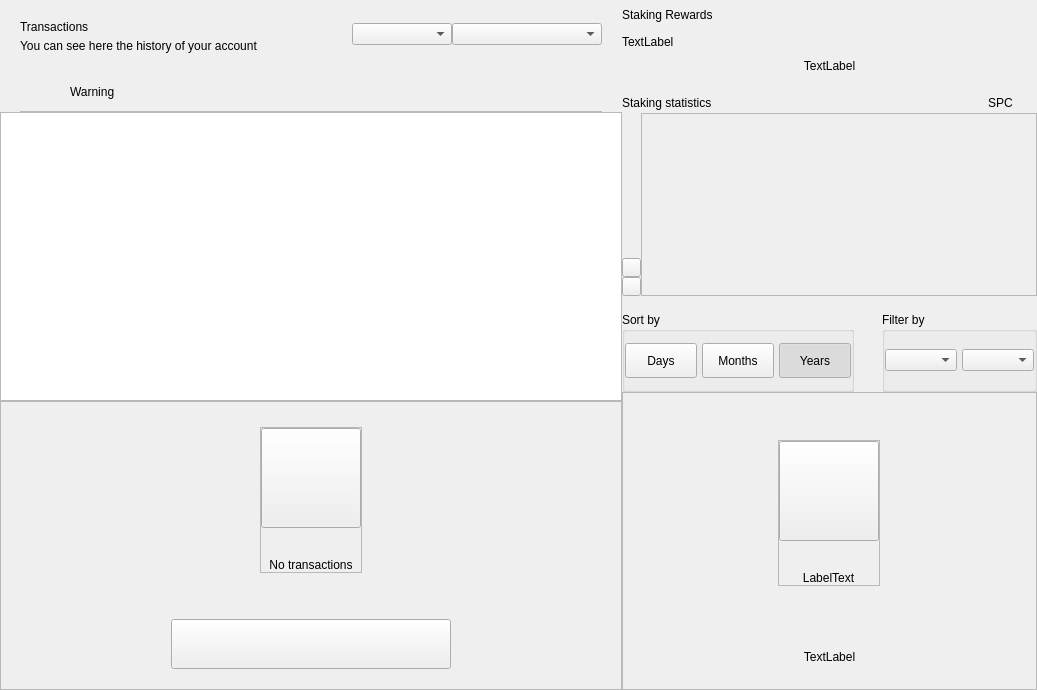
<?xml version="1.0" encoding="UTF-8"?>
<ui version="4.0">
 <class>DashboardWidget</class>
 <widget class="QWidget" name="DashboardWidget">
  <property name="geometry">
   <rect>
    <x>0</x>
    <y>0</y>
    <width>1037</width>
    <height>690</height>
   </rect>
  </property>
  <property name="windowTitle">
   <string>Form</string>
  </property>
  <layout class="QHBoxLayout" name="horizontalLayout_2" stretch="3,2">
   <property name="spacing">
    <number>0</number>
   </property>
   <property name="leftMargin">
    <number>0</number>
   </property>
   <property name="topMargin">
    <number>0</number>
   </property>
   <property name="rightMargin">
    <number>0</number>
   </property>
   <property name="bottomMargin">
    <number>0</number>
   </property>
   <item>
    <widget class="QWidget" name="left" native="true">
     <layout class="QVBoxLayout" name="left_2">
      <property name="spacing">
       <number>0</number>
      </property>
      <property name="leftMargin">
       <number>0</number>
      </property>
      <property name="topMargin">
       <number>0</number>
      </property>
      <property name="rightMargin">
       <number>0</number>
      </property>
      <property name="bottomMargin">
       <number>0</number>
      </property>
      <item>
       <layout class="QVBoxLayout" name="verticalLayout22">
        <property name="spacing">
         <number>0</number>
        </property>
        <property name="leftMargin">
         <number>20</number>
        </property>
        <property name="topMargin">
         <number>15</number>
        </property>
        <property name="rightMargin">
         <number>20</number>
        </property>
        <item>
         <widget class="QFrame" name="left_top_container">
          <layout class="QHBoxLayout" name="horizontalLayout">
           <property name="spacing">
            <number>0</number>
           </property>
           <property name="leftMargin">
            <number>0</number>
           </property>
           <property name="topMargin">
            <number>0</number>
           </property>
           <property name="rightMargin">
            <number>0</number>
           </property>
           <property name="bottomMargin">
            <number>0</number>
           </property>
           <item>
            <layout class="QVBoxLayout" name="verticalLayout_5">
             <property name="spacing">
              <number>5</number>
             </property>
             <property name="topMargin">
              <number>5</number>
             </property>
             <item>
              <widget class="QLabel" name="labelTitle">
               <property name="text">
                <string>Transactions</string>
               </property>
              </widget>
             </item>
             <item>
              <widget class="QLabel" name="labelSubtitle">
               <property name="text">
                <string>You can see here the history of your account</string>
               </property>
               <property name="alignment">
                <set>Qt::AlignLeading|Qt::AlignLeft|Qt::AlignVCenter</set>
               </property>
              </widget>
             </item>
            </layout>
           </item>
           <item>
            <spacer name="horizontalSpacer">
             <property name="orientation">
              <enum>Qt::Horizontal</enum>
             </property>
             <property name="sizeHint" stdset="0">
              <size>
               <width>40</width>
               <height>20</height>
              </size>
             </property>
            </spacer>
           </item>
           <item>
            <widget class="QComboBox" name="comboBoxSortType">
             <property name="minimumSize">
              <size>
               <width>100</width>
               <height>0</height>
              </size>
             </property>
            </widget>
           </item>
           <item>
            <widget class="QComboBox" name="comboBoxSort">
             <property name="minimumSize">
              <size>
               <width>150</width>
               <height>0</height>
              </size>
             </property>
            </widget>
           </item>
          </layout>
         </widget>
        </item>
       </layout>
      </item>
      <item>
       <spacer name="verticalSpacer">
        <property name="orientation">
         <enum>Qt::Vertical</enum>
        </property>
        <property name="sizeType">
         <enum>QSizePolicy::Fixed</enum>
        </property>
        <property name="sizeHint" stdset="0">
         <size>
          <width>20</width>
          <height>20</height>
         </size>
        </property>
       </spacer>
      </item>
      <item>
       <widget class="QWidget" name="layoutWarning" native="true">
        <layout class="QVBoxLayout" name="verticalLayout_3">
         <property name="spacing">
          <number>0</number>
         </property>
         <property name="leftMargin">
          <number>0</number>
         </property>
         <property name="topMargin">
          <number>0</number>
         </property>
         <property name="rightMargin">
          <number>0</number>
         </property>
         <property name="bottomMargin">
          <number>0</number>
         </property>
         <item>
          <widget class="QWidget" name="containerWarning" native="true">
           <layout class="QVBoxLayout" name="verticalLayout_21">
            <property name="spacing">
             <number>9</number>
            </property>
            <property name="leftMargin">
             <number>20</number>
            </property>
            <property name="topMargin">
             <number>9</number>
            </property>
            <property name="rightMargin">
             <number>20</number>
            </property>
            <property name="bottomMargin">
             <number>0</number>
            </property>
            <item>
             <widget class="QFrame" name="frameWarning">
              <property name="styleSheet">
               <string notr="true">border:none;</string>
              </property>
              <property name="frameShape">
               <enum>QFrame::StyledPanel</enum>
              </property>
              <property name="frameShadow">
               <enum>QFrame::Raised</enum>
              </property>
              <layout class="QHBoxLayout" name="horizontalLayout11" stretch="0,0,2">
               <property name="leftMargin">
                <number>0</number>
               </property>
               <property name="topMargin">
                <number>0</number>
               </property>
               <property name="rightMargin">
                <number>0</number>
               </property>
               <property name="bottomMargin">
                <number>0</number>
               </property>
               <item alignment="Qt::AlignVCenter">
                <widget class="QPushButton" name="imgWarning">
                 <property name="styleSheet">
                  <string notr="true">border:none;</string>
                 </property>
                 <property name="text">
                  <string/>
                 </property>
                 <property name="iconSize">
                  <size>
                   <width>24</width>
                   <height>24</height>
                  </size>
                 </property>
                </widget>
               </item>
               <item>
                <spacer name="horizontalSpacer_3">
                 <property name="orientation">
                  <enum>Qt::Horizontal</enum>
                 </property>
                 <property name="sizeType">
                  <enum>QSizePolicy::Fixed</enum>
                 </property>
                 <property name="sizeHint" stdset="0">
                  <size>
                   <width>12</width>
                   <height>20</height>
                  </size>
                 </property>
                </spacer>
               </item>
               <item alignment="Qt::AlignVCenter">
                <widget class="QLabel" name="lblWarning">
                 <property name="styleSheet">
                  <string notr="true"/>
                 </property>
                 <property name="text">
                  <string>Warning</string>
                 </property>
                 <property name="alignment">
                  <set>Qt::AlignBottom|Qt::AlignLeading|Qt::AlignLeft</set>
                 </property>
                </widget>
               </item>
              </layout>
             </widget>
            </item>
            <item>
             <widget class="QLabel" name="lblDivisory">
              <property name="minimumSize">
               <size>
                <width>0</width>
                <height>1</height>
               </size>
              </property>
              <property name="maximumSize">
               <size>
                <width>16777215</width>
                <height>1</height>
               </size>
              </property>
              <property name="styleSheet">
               <string notr="true">background-color:#bababa;</string>
              </property>
              <property name="text">
               <string/>
              </property>
              <property name="alignment">
               <set>Qt::AlignBottom|Qt::AlignLeading|Qt::AlignLeft</set>
              </property>
             </widget>
            </item>
           </layout>
          </widget>
         </item>
        </layout>
       </widget>
      </item>
      <item>
       <widget class="QListView" name="listTransactions">
        <property name="mouseTracking">
         <bool>true</bool>
        </property>
        <property name="selectionBehavior">
         <enum>QAbstractItemView::SelectItems</enum>
        </property>
        <property name="verticalScrollMode">
         <enum>QAbstractItemView::ScrollPerItem</enum>
        </property>
       </widget>
      </item>
      <item>
       <widget class="QFrame" name="emptyContainer">
        <property name="minimumSize">
         <size>
          <width>0</width>
          <height>100</height>
         </size>
        </property>
        <property name="frameShape">
         <enum>QFrame::StyledPanel</enum>
        </property>
        <property name="frameShadow">
         <enum>QFrame::Raised</enum>
        </property>
        <layout class="QVBoxLayout" name="verticalLayout_7" stretch="1,8,0,0">
         <property name="spacing">
          <number>0</number>
         </property>
         <property name="leftMargin">
          <number>0</number>
         </property>
         <property name="topMargin">
          <number>0</number>
         </property>
         <property name="rightMargin">
          <number>0</number>
         </property>
         <property name="bottomMargin">
          <number>20</number>
         </property>
         <item>
          <spacer name="verticalSpacer12">
           <property name="orientation">
            <enum>Qt::Vertical</enum>
           </property>
           <property name="sizeHint" stdset="0">
            <size>
             <width>20</width>
             <height>20</height>
            </size>
           </property>
          </spacer>
         </item>
         <item alignment="Qt::AlignHCenter|Qt::AlignVCenter">
          <widget class="QFrame" name="emptyScreen">
           <property name="sizePolicy">
            <sizepolicy hsizetype="Expanding" vsizetype="Expanding">
             <horstretch>0</horstretch>
             <verstretch>0</verstretch>
            </sizepolicy>
           </property>
           <property name="frameShape">
            <enum>QFrame::StyledPanel</enum>
           </property>
           <property name="frameShadow">
            <enum>QFrame::Raised</enum>
           </property>
           <layout class="QVBoxLayout" name="verticalLayout12">
            <property name="spacing">
             <number>30</number>
            </property>
            <property name="leftMargin">
             <number>0</number>
            </property>
            <property name="topMargin">
             <number>0</number>
            </property>
            <property name="rightMargin">
             <number>0</number>
            </property>
            <property name="bottomMargin">
             <number>0</number>
            </property>
            <item alignment="Qt::AlignHCenter|Qt::AlignVCenter">
             <widget class="QPushButton" name="pushImgEmpty">
              <property name="minimumSize">
               <size>
                <width>100</width>
                <height>100</height>
               </size>
              </property>
              <property name="maximumSize">
               <size>
                <width>100</width>
                <height>100</height>
               </size>
              </property>
              <property name="focusPolicy">
               <enum>Qt::NoFocus</enum>
              </property>
              <property name="text">
               <string/>
              </property>
              <property name="iconSize">
               <size>
                <width>100</width>
                <height>100</height>
               </size>
              </property>
             </widget>
            </item>
            <item alignment="Qt::AlignHCenter|Qt::AlignVCenter">
             <widget class="QLabel" name="labelEmpty">
              <property name="styleSheet">
               <string notr="true"/>
              </property>
              <property name="text">
               <string>No transactions</string>
              </property>
              <property name="alignment">
               <set>Qt::AlignCenter</set>
              </property>
             </widget>
            </item>
           </layout>
          </widget>
         </item>
         <item>
          <spacer name="verticalSpacer_21">
           <property name="orientation">
            <enum>Qt::Vertical</enum>
           </property>
           <property name="sizeHint" stdset="0">
            <size>
             <width>20</width>
             <height>40</height>
            </size>
           </property>
          </spacer>
         </item>
         <item alignment="Qt::AlignHCenter">
          <widget class="QPushButton" name="btnHowTo">
           <property name="minimumSize">
            <size>
             <width>280</width>
             <height>50</height>
            </size>
           </property>
           <property name="focusPolicy">
            <enum>Qt::NoFocus</enum>
           </property>
           <property name="text">
            <string/>
           </property>
          </widget>
         </item>
        </layout>
       </widget>
      </item>
     </layout>
    </widget>
   </item>
   <item>
    <widget class="QWidget" name="right" native="true">
     <property name="minimumSize">
      <size>
       <width>200</width>
       <height>0</height>
      </size>
     </property>
     <layout class="QVBoxLayout" name="verticalLayout_31">
      <property name="spacing">
       <number>0</number>
      </property>
      <property name="leftMargin">
       <number>0</number>
      </property>
      <property name="topMargin">
       <number>0</number>
      </property>
      <property name="rightMargin">
       <number>0</number>
      </property>
      <property name="bottomMargin">
       <number>0</number>
      </property>
      <item>
       <layout class="QVBoxLayout" name="verticalLayout_2" stretch="0,0,0,0,0,0,0">
        <property name="spacing">
         <number>0</number>
        </property>
        <item>
         <layout class="QHBoxLayout" name="horizontalLayout_3">
          <property name="spacing">
           <number>0</number>
          </property>
          <item>
           <layout class="QVBoxLayout" name="verticalLayout_6">
            <property name="spacing">
             <number>5</number>
            </property>
            <item>
             <widget class="QLabel" name="labelTitle2">
              <property name="minimumSize">
               <size>
                <width>0</width>
                <height>30</height>
               </size>
              </property>
              <property name="text">
               <string>Staking Rewards</string>
              </property>
             </widget>
            </item>
            <item>
             <widget class="QLabel" name="labelMessage">
              <property name="text">
               <string>TextLabel</string>
              </property>
             </widget>
            </item>
           </layout>
          </item>
          <item>
           <spacer name="horizontalSpacer_2">
            <property name="orientation">
             <enum>Qt::Horizontal</enum>
            </property>
            <property name="sizeType">
             <enum>QSizePolicy::MinimumExpanding</enum>
            </property>
            <property name="sizeHint" stdset="0">
             <size>
              <width>20</width>
              <height>20</height>
             </size>
            </property>
           </spacer>
          </item>
         </layout>
        </item>
        <item>
         <spacer name="verticalSpacer_4">
          <property name="orientation">
           <enum>Qt::Vertical</enum>
          </property>
          <property name="sizeType">
           <enum>QSizePolicy::Fixed</enum>
          </property>
          <property name="sizeHint" stdset="0">
           <size>
            <width>20</width>
            <height>10</height>
           </size>
          </property>
         </spacer>
        </item>
        <item>
         <layout class="QHBoxLayout" name="horizontalLayout_5" stretch="0">
          <property name="spacing">
           <number>0</number>
          </property>
          <item>
           <widget class="QLabel" name="labelAmountPiv">
            <property name="text">
             <string>TextLabel</string>
            </property>
            <property name="alignment">
             <set>Qt::AlignCenter</set>
            </property>
           </widget>
          </item>
         </layout>
        </item>
        <item>
         <spacer name="verticalSpacer_6">
          <property name="orientation">
           <enum>Qt::Vertical</enum>
          </property>
          <property name="sizeType">
           <enum>QSizePolicy::Fixed</enum>
          </property>
          <property name="sizeHint" stdset="0">
           <size>
            <width>20</width>
            <height>20</height>
           </size>
          </property>
         </spacer>
        </item>
        <item>
         <widget class="QWidget" name="layoutChart" native="true">
          <layout class="QVBoxLayout" name="verticalLayout_8" stretch="3,0">
           <property name="spacing">
            <number>16</number>
           </property>
           <property name="leftMargin">
            <number>0</number>
           </property>
           <property name="topMargin">
            <number>0</number>
           </property>
           <property name="rightMargin">
            <number>0</number>
           </property>
           <property name="bottomMargin">
            <number>0</number>
           </property>
           <item>
            <widget class="QWidget" name="verticalWidgetChart" native="true">
             <property name="minimumSize">
              <size>
               <width>0</width>
               <height>190</height>
              </size>
             </property>
             <property name="maximumSize">
              <size>
               <width>16777215</width>
               <height>16777215</height>
              </size>
             </property>
             <layout class="QVBoxLayout" name="verticalLayout_4" stretch="1,5">
              <property name="spacing">
               <number>0</number>
              </property>
              <property name="leftMargin">
               <number>0</number>
              </property>
              <property name="topMargin">
               <number>0</number>
              </property>
              <property name="rightMargin">
               <number>0</number>
              </property>
              <property name="bottomMargin">
               <number>0</number>
              </property>
              <item>
               <layout class="QHBoxLayout" name="horizontalLayout_4">
                <item>
                 <widget class="QLabel" name="labelChart">
                  <property name="text">
                   <string>Staking statistics</string>
                  </property>
                 </widget>
                </item>
                <item>
                 <spacer name="horizontalSpacer_4">
                  <property name="orientation">
                   <enum>Qt::Horizontal</enum>
                  </property>
                  <property name="sizeHint" stdset="0">
                   <size>
                    <width>40</width>
                    <height>20</height>
                   </size>
                  </property>
                 </spacer>
                </item>
                <item>
                 <widget class="QLabel" name="labelSquarePiv">
                  <property name="minimumSize">
                   <size>
                    <width>14</width>
                    <height>14</height>
                   </size>
                  </property>
                  <property name="maximumSize">
                   <size>
                    <width>14</width>
                    <height>14</height>
                   </size>
                  </property>
                  <property name="text">
                   <string/>
                  </property>
                 </widget>
                </item>
                <item>
                 <widget class="QLabel" name="labelPiv">
                  <property name="text">
                   <string>SPC</string>
                  </property>
                 </widget>
                </item>
                <item>
                 <spacer name="horizontalSpacer_5">
                  <property name="orientation">
                   <enum>Qt::Horizontal</enum>
                  </property>
                  <property name="sizeType">
                   <enum>QSizePolicy::Fixed</enum>
                  </property>
                  <property name="sizeHint" stdset="0">
                   <size>
                    <width>10</width>
                    <height>20</height>
                   </size>
                  </property>
                 </spacer>
                </item>
                <item>
                 <widget class="QLabel" name="labelSquarezPiv">
                  <property name="minimumSize">
                   <size>
                    <width>14</width>
                    <height>14</height>
                   </size>
                  </property>
                  <property name="maximumSize">
                   <size>
                    <width>14</width>
                    <height>14</height>
                   </size>
                  </property>
                  <property name="text">
                   <string/>
                  </property>
                 </widget>
                </item>
               </layout>
              </item>
              <item>
               <widget class="QWidget" name="chartContainer2" native="true">
                <property name="minimumSize">
                 <size>
                  <width>0</width>
                  <height>150</height>
                 </size>
                </property>
                <property name="styleSheet">
                 <string notr="true">#chartContainer{padding:0px; margin:0px;}</string>
                </property>
                <layout class="QHBoxLayout" name="horizontalLayout_11">
                 <property name="spacing">
                  <number>0</number>
                 </property>
                 <property name="leftMargin">
                  <number>0</number>
                 </property>
                 <property name="topMargin">
                  <number>0</number>
                 </property>
                 <property name="rightMargin">
                  <number>0</number>
                 </property>
                 <property name="bottomMargin">
                  <number>0</number>
                 </property>
                 <item>
                  <widget class="QWidget" name="containerChartArrow" native="true">
                   <property name="sizePolicy">
                    <sizepolicy hsizetype="Fixed" vsizetype="Preferred">
                     <horstretch>0</horstretch>
                     <verstretch>0</verstretch>
                    </sizepolicy>
                   </property>
                   <property name="minimumSize">
                    <size>
                     <width>19</width>
                     <height>0</height>
                    </size>
                   </property>
                   <property name="maximumSize">
                    <size>
                     <width>19</width>
                     <height>16777215</height>
                    </size>
                   </property>
                   <property name="styleSheet">
                    <string notr="true">#widget{
	padding:0px;
	margin:0px;
}</string>
                   </property>
                   <layout class="QVBoxLayout" name="verticalLayout_10">
                    <property name="spacing">
                     <number>0</number>
                    </property>
                    <property name="leftMargin">
                     <number>0</number>
                    </property>
                    <property name="rightMargin">
                     <number>0</number>
                    </property>
                    <property name="bottomMargin">
                     <number>0</number>
                    </property>
                    <item>
                     <spacer name="verticalSpacer_3">
                      <property name="orientation">
                       <enum>Qt::Vertical</enum>
                      </property>
                      <property name="sizeHint" stdset="0">
                       <size>
                        <width>20</width>
                        <height>127</height>
                       </size>
                      </property>
                     </spacer>
                    </item>
                    <item alignment="Qt::AlignVCenter">
                     <widget class="QWidget" name="containerArrows" native="true">
                      <layout class="QVBoxLayout" name="horizontalLayout_6" stretch="0,0">
                       <property name="spacing">
                        <number>0</number>
                       </property>
                       <property name="leftMargin">
                        <number>0</number>
                       </property>
                       <property name="topMargin">
                        <number>0</number>
                       </property>
                       <property name="rightMargin">
                        <number>0</number>
                       </property>
                       <property name="bottomMargin">
                        <number>0</number>
                       </property>
                       <item>
                        <widget class="QPushButton" name="pushButtonChartArrow">
                         <property name="minimumSize">
                          <size>
                           <width>19</width>
                           <height>19</height>
                          </size>
                         </property>
                         <property name="maximumSize">
                          <size>
                           <width>19</width>
                           <height>19</height>
                          </size>
                         </property>
                         <property name="focusPolicy">
                          <enum>Qt::NoFocus</enum>
                         </property>
                         <property name="styleSheet">
                          <string notr="true"/>
                         </property>
                         <property name="text">
                          <string/>
                         </property>
                        </widget>
                       </item>
                       <item>
                        <widget class="QPushButton" name="pushButtonChartRight">
                         <property name="minimumSize">
                          <size>
                           <width>19</width>
                           <height>19</height>
                          </size>
                         </property>
                         <property name="maximumSize">
                          <size>
                           <width>19</width>
                           <height>19</height>
                          </size>
                         </property>
                         <property name="focusPolicy">
                          <enum>Qt::NoFocus</enum>
                         </property>
                         <property name="styleSheet">
                          <string notr="true"/>
                         </property>
                         <property name="text">
                          <string/>
                         </property>
                        </widget>
                       </item>
                      </layout>
                     </widget>
                    </item>
                   </layout>
                  </widget>
                 </item>
                 <item>
                  <widget class="QFrame" name="chartContainer">
                   <property name="sizePolicy">
                    <sizepolicy hsizetype="Expanding" vsizetype="Preferred">
                     <horstretch>0</horstretch>
                     <verstretch>0</verstretch>
                    </sizepolicy>
                   </property>
                   <property name="styleSheet">
                    <string notr="true">padding:0px;
margin:0px;</string>
                   </property>
                   <property name="frameShape">
                    <enum>QFrame::StyledPanel</enum>
                   </property>
                   <property name="frameShadow">
                    <enum>QFrame::Raised</enum>
                   </property>
                  </widget>
                 </item>
                </layout>
               </widget>
              </item>
             </layout>
            </widget>
           </item>
           <item alignment="Qt::AlignVCenter">
            <widget class="QWidget" name="containerSort" native="true">
             <layout class="QHBoxLayout" name="horizontalLayout_6" stretch="3,2">
              <property name="spacing">
               <number>28</number>
              </property>
              <property name="leftMargin">
               <number>0</number>
              </property>
              <property name="topMargin">
               <number>0</number>
              </property>
              <property name="rightMargin">
               <number>0</number>
              </property>
              <property name="bottomMargin">
               <number>0</number>
              </property>
              <item>
               <widget class="QGroupBox" name="groupBoxChart">
                <property name="minimumSize">
                 <size>
                  <width>0</width>
                  <height>80</height>
                 </size>
                </property>
                <property name="maximumSize">
                 <size>
                  <width>16777215</width>
                  <height>80</height>
                 </size>
                </property>
                <property name="title">
                 <string>Sort by</string>
                </property>
                <layout class="QHBoxLayout" name="horizontalLayout_7">
                 <property name="spacing">
                  <number>5</number>
                 </property>
                 <property name="leftMargin">
                  <number>0</number>
                 </property>
                 <property name="rightMargin">
                  <number>0</number>
                 </property>
                 <item>
                  <widget class="QPushButton" name="pushButtonMonth">
                   <property name="minimumSize">
                    <size>
                     <width>50</width>
                     <height>35</height>
                    </size>
                   </property>
                   <property name="maximumSize">
                    <size>
                     <width>16777215</width>
                     <height>16777215</height>
                    </size>
                   </property>
                   <property name="focusPolicy">
                    <enum>Qt::NoFocus</enum>
                   </property>
                   <property name="text">
                    <string>Days</string>
                   </property>
                   <property name="checkable">
                    <bool>true</bool>
                   </property>
                   <property name="autoExclusive">
                    <bool>true</bool>
                   </property>
                  </widget>
                 </item>
                 <item>
                  <widget class="QPushButton" name="pushButtonYear">
                   <property name="minimumSize">
                    <size>
                     <width>50</width>
                     <height>35</height>
                    </size>
                   </property>
                   <property name="maximumSize">
                    <size>
                     <width>16777215</width>
                     <height>16777215</height>
                    </size>
                   </property>
                   <property name="focusPolicy">
                    <enum>Qt::NoFocus</enum>
                   </property>
                   <property name="text">
                    <string>Months</string>
                   </property>
                   <property name="checkable">
                    <bool>true</bool>
                   </property>
                   <property name="autoExclusive">
                    <bool>true</bool>
                   </property>
                  </widget>
                 </item>
                 <item>
                  <widget class="QPushButton" name="pushButtonAll">
                   <property name="sizePolicy">
                    <sizepolicy hsizetype="Preferred" vsizetype="Fixed">
                     <horstretch>0</horstretch>
                     <verstretch>0</verstretch>
                    </sizepolicy>
                   </property>
                   <property name="minimumSize">
                    <size>
                     <width>50</width>
                     <height>35</height>
                    </size>
                   </property>
                   <property name="maximumSize">
                    <size>
                     <width>16777215</width>
                     <height>16777215</height>
                    </size>
                   </property>
                   <property name="focusPolicy">
                    <enum>Qt::NoFocus</enum>
                   </property>
                   <property name="text">
                    <string>Years</string>
                   </property>
                   <property name="checkable">
                    <bool>true</bool>
                   </property>
                   <property name="checked">
                    <bool>true</bool>
                   </property>
                   <property name="autoExclusive">
                    <bool>true</bool>
                   </property>
                  </widget>
                 </item>
                </layout>
               </widget>
              </item>
              <item>
               <widget class="QGroupBox" name="container_chart_dropboxes">
                <property name="minimumSize">
                 <size>
                  <width>55</width>
                  <height>80</height>
                 </size>
                </property>
                <property name="maximumSize">
                 <size>
                  <width>16777215</width>
                  <height>80</height>
                 </size>
                </property>
                <property name="title">
                 <string>Filter by</string>
                </property>
                <layout class="QHBoxLayout" name="horizontalLayout_8" stretch="1,1">
                 <property name="spacing">
                  <number>5</number>
                 </property>
                 <property name="leftMargin">
                  <number>0</number>
                 </property>
                 <property name="topMargin">
                  <number>0</number>
                 </property>
                 <property name="rightMargin">
                  <number>0</number>
                 </property>
                 <property name="bottomMargin">
                  <number>0</number>
                 </property>
                 <item>
                  <widget class="QWidget" name="containerBoxMonths" native="true">
                   <property name="minimumSize">
                    <size>
                     <width>55</width>
                     <height>0</height>
                    </size>
                   </property>
                   <layout class="QHBoxLayout" name="horizontalLayout_9">
                    <property name="spacing">
                     <number>0</number>
                    </property>
                    <property name="leftMargin">
                     <number>0</number>
                    </property>
                    <property name="topMargin">
                     <number>0</number>
                    </property>
                    <property name="rightMargin">
                     <number>0</number>
                    </property>
                    <property name="bottomMargin">
                     <number>0</number>
                    </property>
                    <item>
                     <widget class="QComboBox" name="comboBoxMonths">
                      <property name="minimumSize">
                       <size>
                        <width>55</width>
                        <height>0</height>
                       </size>
                      </property>
                     </widget>
                    </item>
                   </layout>
                  </widget>
                 </item>
                 <item>
                  <widget class="QWidget" name="containerBoxYears" native="true">
                   <property name="sizePolicy">
                    <sizepolicy hsizetype="Preferred" vsizetype="Preferred">
                     <horstretch>0</horstretch>
                     <verstretch>0</verstretch>
                    </sizepolicy>
                   </property>
                   <property name="minimumSize">
                    <size>
                     <width>50</width>
                     <height>0</height>
                    </size>
                   </property>
                   <layout class="QHBoxLayout" name="horizontalLayout_10">
                    <property name="spacing">
                     <number>0</number>
                    </property>
                    <property name="leftMargin">
                     <number>0</number>
                    </property>
                    <property name="topMargin">
                     <number>0</number>
                    </property>
                    <property name="rightMargin">
                     <number>0</number>
                    </property>
                    <property name="bottomMargin">
                     <number>0</number>
                    </property>
                    <item>
                     <widget class="QComboBox" name="comboBoxYears">
                      <property name="minimumSize">
                       <size>
                        <width>40</width>
                        <height>0</height>
                       </size>
                      </property>
                     </widget>
                    </item>
                   </layout>
                  </widget>
                 </item>
                </layout>
               </widget>
              </item>
             </layout>
            </widget>
           </item>
          </layout>
         </widget>
        </item>
        <item>
         <widget class="QFrame" name="emptyContainerChart">
          <property name="minimumSize">
           <size>
            <width>0</width>
            <height>100</height>
           </size>
          </property>
          <property name="frameShape">
           <enum>QFrame::StyledPanel</enum>
          </property>
          <property name="frameShadow">
           <enum>QFrame::Raised</enum>
          </property>
          <layout class="QVBoxLayout" name="verticalLayout_71" stretch="1,8,0,0">
           <property name="spacing">
            <number>0</number>
           </property>
           <property name="leftMargin">
            <number>0</number>
           </property>
           <property name="topMargin">
            <number>0</number>
           </property>
           <property name="rightMargin">
            <number>0</number>
           </property>
           <property name="bottomMargin">
            <number>25</number>
           </property>
           <item>
            <spacer name="verticalSpacer11">
             <property name="orientation">
              <enum>Qt::Vertical</enum>
             </property>
             <property name="sizeHint" stdset="0">
              <size>
               <width>20</width>
               <height>20</height>
              </size>
             </property>
            </spacer>
           </item>
           <item alignment="Qt::AlignHCenter|Qt::AlignVCenter">
            <widget class="QFrame" name="emptyScreen1">
             <property name="sizePolicy">
              <sizepolicy hsizetype="Expanding" vsizetype="Expanding">
               <horstretch>0</horstretch>
               <verstretch>0</verstretch>
              </sizepolicy>
             </property>
             <property name="frameShape">
              <enum>QFrame::StyledPanel</enum>
             </property>
             <property name="frameShadow">
              <enum>QFrame::Raised</enum>
             </property>
             <layout class="QVBoxLayout" name="verticalLayout">
              <property name="spacing">
               <number>30</number>
              </property>
              <property name="leftMargin">
               <number>0</number>
              </property>
              <property name="topMargin">
               <number>0</number>
              </property>
              <property name="rightMargin">
               <number>0</number>
              </property>
              <property name="bottomMargin">
               <number>0</number>
              </property>
              <item alignment="Qt::AlignHCenter|Qt::AlignVCenter">
               <widget class="QPushButton" name="pushImgEmptyChart">
                <property name="minimumSize">
                 <size>
                  <width>100</width>
                  <height>100</height>
                 </size>
                </property>
                <property name="maximumSize">
                 <size>
                  <width>100</width>
                  <height>100</height>
                 </size>
                </property>
                <property name="focusPolicy">
                 <enum>Qt::NoFocus</enum>
                </property>
                <property name="text">
                 <string/>
                </property>
                <property name="iconSize">
                 <size>
                  <width>100</width>
                  <height>100</height>
                 </size>
                </property>
               </widget>
              </item>
              <item alignment="Qt::AlignHCenter|Qt::AlignVCenter">
               <widget class="QLabel" name="labelEmptyChart">
                <property name="styleSheet">
                 <string notr="true"/>
                </property>
                <property name="text">
                 <string>LabelText</string>
                </property>
                <property name="alignment">
                 <set>Qt::AlignCenter</set>
                </property>
               </widget>
              </item>
             </layout>
            </widget>
           </item>
           <item>
            <spacer name="verticalSpacer_2">
             <property name="orientation">
              <enum>Qt::Vertical</enum>
             </property>
             <property name="sizeHint" stdset="0">
              <size>
               <width>20</width>
               <height>40</height>
              </size>
             </property>
            </spacer>
           </item>
           <item>
            <widget class="QLabel" name="labelMessageEmpty">
             <property name="styleSheet">
              <string notr="true">#labelMessageEmpty {
	padding-left:30px;
	padding-right:30px;
}</string>
             </property>
             <property name="text">
              <string>TextLabel</string>
             </property>
             <property name="alignment">
              <set>Qt::AlignCenter</set>
             </property>
             <property name="wordWrap">
              <bool>true</bool>
             </property>
            </widget>
           </item>
          </layout>
         </widget>
        </item>
        <item>
         <widget class="QWidget" name="layoutShadow" native="true">
          <layout class="QVBoxLayout" name="verticalLayout_9">
           <property name="spacing">
            <number>0</number>
           </property>
           <property name="leftMargin">
            <number>0</number>
           </property>
           <property name="topMargin">
            <number>0</number>
           </property>
           <property name="rightMargin">
            <number>0</number>
           </property>
           <property name="bottomMargin">
            <number>0</number>
           </property>
          </layout>
         </widget>
        </item>
       </layout>
      </item>
     </layout>
    </widget>
   </item>
  </layout>
 </widget>
 <resources/>
 <connections/>
</ui>
